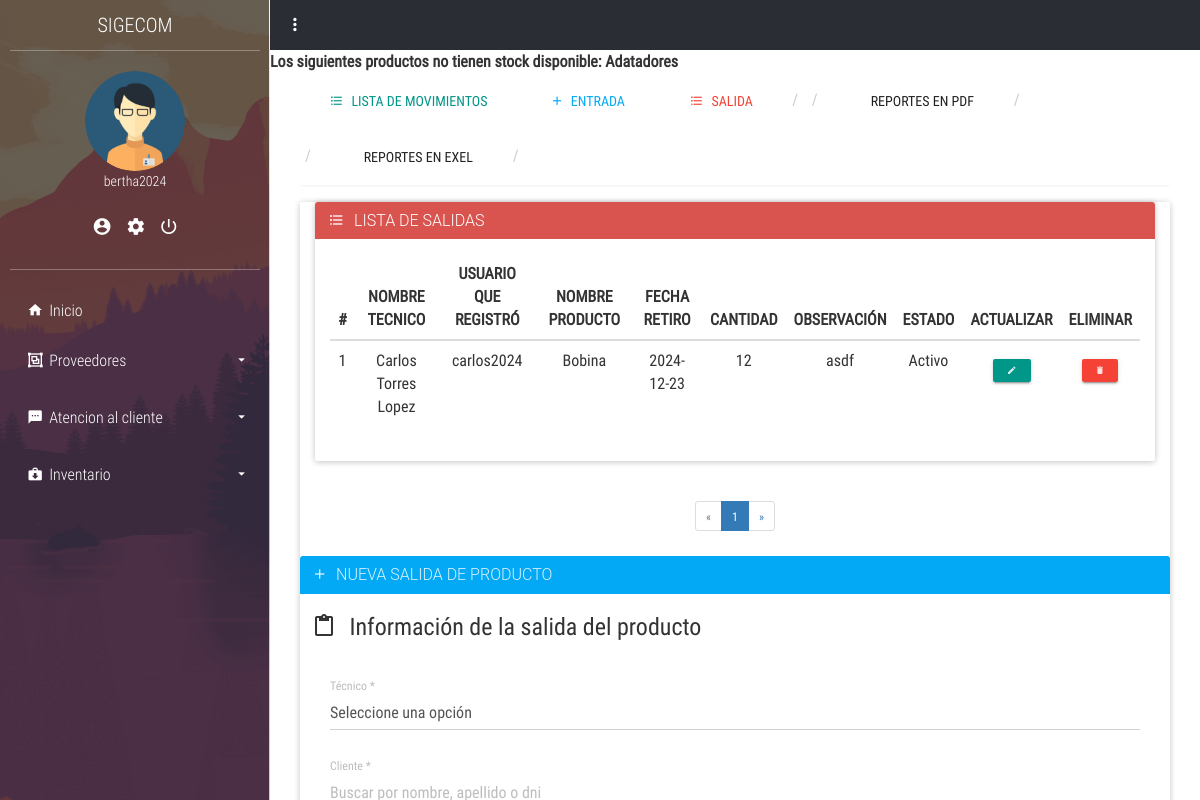
The app's page /inventario/movimientos/salida/index.php (signed in) with its own data.
### tables this page shows
CREATE TABLE IF NOT EXISTS `usuario` (
  `ID_usuario` int NOT NULL AUTO_INCREMENT,
  `id_personal` int DEFAULT NULL,
  `Nombre_usuario` varchar(50) NOT NULL,
  `Correo` varchar(250) DEFAULT NULL,
  `password` varchar(100) NOT NULL,
  `ID_tipousuario` int DEFAULT NULL,
  `Estado` int DEFAULT '1',
  `confirmado` int NOT NULL DEFAULT '0',
  `codigo` varchar(4) DEFAULT NULL,
  `token` int DEFAULT NULL,
  `fecha` timestamp NOT NULL,
  PRIMARY KEY (`ID_usuario`),
  KEY `ID_tipousuario` (`ID_tipousuario`),
  KEY `id_Personal` (`id_personal`)
);

CREATE TABLE IF NOT EXISTS `detalle_tecnico_producto` (
  `Id_det_tecnico_producto` int NOT NULL AUTO_INCREMENT,
  `ID_tecnico` int DEFAULT NULL,
  `ID_producto` int DEFAULT NULL,
  `ID_usuario` int NOT NULL,
  `Fecha_retiro` date NOT NULL,
  `cantidad` int NOT NULL,
  `Observación` varchar(250) DEFAULT NULL,
  `Estado` int DEFAULT '1',
  `id_detall_tecnico_cliente` int DEFAULT NULL,
  `tipo_movimiento` enum('salida','entrada') NOT NULL,
  PRIMARY KEY (`Id_det_tecnico_producto`),
  KEY `ID_tecnico` (`ID_tecnico`),
  KEY `ID_producto` (`ID_producto`),
  KEY `ID_usuario` (`ID_usuario`),
  KEY `id_detall_tecnico_cliente` (`id_detall_tecnico_cliente`)
);

CREATE TABLE IF NOT EXISTS `productos` (
  `id_producto` int NOT NULL AUTO_INCREMENT,
  `nombre` varchar(100) NOT NULL,
  `descripcion` text,
  `id_tipo_producto` int DEFAULT NULL,
  `precio` decimal(10,2) NOT NULL,
  `fecha_registro` timestamp NULL DEFAULT CURRENT_TIMESTAMP,
  `estado` int DEFAULT '1',
  PRIMARY KEY (`id_producto`),
  KEY `id_tipo_producto` (`id_tipo_producto`)
);

### app/config.php (called while the page is built, shortened)
<?php
$URL = "http://localhost/sigecom/";

### layout/sesion.php (called while the page is built, shortened)
<?php
if (isset($_SESSION['sesion_usuario'])) {
    $nombre_usuario_sesion = $_SESSION['sesion_usuario'];
    $sql = "SELECT u.ID_usuario, u.Nombre_usuario, u.ID_tipousuario, tu.Nombre_tipousuario as rol, p.ID_cargo, u.Correo
            FROM usuario as u
            INNER JOIN tipo_usuario as tu ON u.ID_tipousuario = tu.ID_tipousuario
            INNER JOIN personal as p ON u.id_personal = p.ID_personal
            WHERE Nombre_usuario = :nombre_usuario_sesion";
    $query = $pdo->prepare($sql);
    $query->execute(['nombre_usuario_sesion' => $nombre_usuario_sesion]);
    $usuarios = $query->fetchAll(PDO::FETCH_ASSOC);
    foreach ($usuarios as $usuario) {
        $nombres_sesion = $usuario['Nombre_usuario'];
        $rol_sesion = $usuario['rol'];
    }
} else {
    echo "no existe sesion";
    header('Location: ' . $URL . '/login');
}

### inventario/movimientos/salida/index.php (the view, shortened to what this page needs)
<?php
include ('../../../app/config.php');
include ('../../../layout/sesion.php');
include ('../../../layout/parte1.php');
?>
<?php
                            $query = "SELECT p.nombre,
                                      COALESCE((SELECT SUM(dpp.cantidad) FROM detalle_producto_proveedor dpp WHERE dpp.ID_producto = p.id_producto), 0) +
                                      COALESCE((SELECT SUM(dtp.cantidad) FROM detalle_tecnico_producto dtp WHERE dtp.ID_producto = p.id_producto AND dtp.tipo_movimiento = 'Entrada'), 0) -
                                      COALESCE((SELECT SUM(dtp.cantidad) FROM detalle_tecnico_producto dtp WHERE dtp.ID_producto = p.id_producto AND dtp.tipo_movimiento = 'Salida'), 0) AS stock
                                      FROM productos p
                                      GROUP BY p.id_producto";
                            $stmt = $pdo->query($query);
                            $productosSinStock = [];
                            while ($row = $stmt->fetch(PDO::FETCH_ASSOC)) {
                                if ($row['stock'] == 0) {
                                    $productosSinStock[] = htmlspecialchars($row['nombre']);
                                }
                            }
                            if (count($productosSinStock) > 0) {
                                echo "<tr>
                                    <td colspan='2' class='text-danger' style='text-align: center'><strong>Los siguientes productos no tienen stock disponible: " . implode(', ', $productosSinStock) . "</strong></td>
                                </tr>";
                            }
                            ?>
<div class="container-fluid">
    <?php include ('../layout/parte1.php');?>
    <div class="panel panel-info">
	<div><?php include ('lista.php'); ?></div>
        <div class="panel-heading">
            <h3 class="panel-title"><i class="zmdi zmdi-plus"></i> &nbsp; NUEVA SALIDA DE PRODUCTO</h3>
        </div>
        <div class="panel-body">
        <form id = "nuevaSalidaProductoForm">
    <fieldset>
        <legend><i class="zmdi zmdi-assignment-o"></i> &nbsp; Información de la salida del producto</legend>
        <div class="container-fluid">
                <div class="row">
                        <div class="col-xs-12">
                            <div class="form-group label-floating">
                                <label class="control-label">Técnico *</label>
                                <select class="form-control" name="tecnico-reg" id="listaTecnicos" required title="Seleccione un técnico." onchange="filtrarClientesPorTecnico(this.value)">
                                    <option value="">Seleccione una opción</option>
                                </select>
                            </div>
                        </div>
                        <div class="col-xs-12 col-sm-6">
                            <div class="form-group label-floating">
                                <label class="control-label">Cliente *</label>
                                <input type="text" class="form-control" id="buscarCliente" onkeyup="buscarClientes(this.value)" placeholder="Buscar por nombre, apellido o dni">
                            </div>
                        </div>
                    </div>
                </div>
            </fieldset>
            </div>
        </div>

### layout/parte1.php (shortened to what this page needs)
<!DOCTYPE html>
<html lang="es">
<head>
	<link rel="stylesheet" href="<?php echo $URL; ?>/plant/css/main.css">
</head>
<body>
	<section class="full-box cover dashboard-sideBar">
		<div class="full-box dashboard-sideBar-ct">
			<div class="full-box text-uppercase text-center text-titles dashboard-sideBar-title">
				SIGECOM <i class="zmdi zmdi-close btn-menu-dashboard visible-xs"></i>
			</div>
			<div class="full-box dashboard-sideBar-UserInfo">
				<figure class="full-box">
					<img src="<?php echo $URL; ?>/plant/assets/avatars/AdminMaleAvatar.png" alt="UserIcon">
					<figcaption class="text-center text-titles"><?php echo $nombres_sesion; ?></figcaption>
				</figure>
				<ul class="full-box list-unstyled text-center">
					<li>
						<a href="<?php echo $URL; ?>/my_data" title="Mis datos">
							<i class="zmdi zmdi-account-circle"></i>
						</a>
					</li>
					<li>
						<a href="<?php echo $URL; ?>/my_account" title="Mi cuenta">
							<i class="zmdi zmdi-settings"></i>
						</a>
					</li>
					<li>
    <a href="#" title="Cerrar Sesión" onclick="confirmacionCerrarSesion(event)">
        <i class="zmdi zmdi-power"></i>
    </a>
</li>
				</ul>
			</div>
			<ul class="list-unstyled full-box dashboard-sideBar-Menu">
				<li>
					<a href="<?php echo $URL; ?>/home.php">
						<i class="zmdi zmdi-home zmdi-hc-fw"></i> Inicio
					</a>
				</li>
				<?php if ($rol_sesion !== "tecnico"): ?>
				<li>
					<a href="#!" class="btn-sideBar-SubMenu">
						<i class="zmdi zmdi-group zmdi-hc-fw"></i> Proveedores <i class="zmdi zmdi-caret-down pull-right"></i>
					</a>
					<ul class="list-unstyled full-box">
					</ul>
				</li>
<?php endif; ?>
				<?php if ($rol_sesion !== "tecnico"): ?>
				<li>
					<a href="#!" class="btn-sideBar-SubMenu">
						<i class="zmdi zmdi-comment-more zmdi-hc-fw"></i> Atencion al cliente<i class="zmdi zmdi-caret-down pull-right"></i>
					</a>
					<ul class="list-unstyled full-box">
					</ul>
				</li>
				<?php endif; ?>
				<?php if ($rol_sesion !== "tecnico"): ?>
				<li>
					<a href="#!" class="btn-sideBar-SubMenu">
						<i class="zmdi zmdi-case-download zmdi-hc-fw"></i> Inventario <i class="zmdi zmdi-caret-down pull-right"></i>
					</a>
					<ul class="list-unstyled full-box">
					</ul>
				</li>
				<?php endif; ?>
			</ul>
		</div>
	</section>
	<section class="full-box dashboard-contentPage">
		<nav class="full-box dashboard-Navbar">
			<ul class="full-box list-unstyled text-right">
				<li class="pull-left">
					<a href="#!" class="btn-menu-dashboard"><i class="zmdi zmdi-more-vert"></i></a>
				</li>
			</ul>
		</nav>
</body>
</html>

### inventario/movimientos/salida/lista.php (shortened to what this page needs)
<div class="container-fluid">
		<div class="panel panel-success">
			<div class="panel-heading" style="background-color: #d9534f; color: #fff;">
				<h3 class="panel-title"><i class="zmdi zmdi-format-list-bulleted"></i> &nbsp; LISTA DE SALIDAS</h3>
			</div>
			<div class="panel-body">
				<div class="table-responsive">
					<table class="table table-hover text-center">
						<thead>
							<tr>
								<th class="text-center">#</th>
								<th class="text-center">NOMBRE TECNICO</th>
								<th class="text-center">USUARIO QUE REGISTRÓ</th>
								<th class="text-center">NOMBRE PRODUCTO</th>
								<th class="text-center">FECHA RETIRO</th>
								<th class="text-center">CANTIDAD</th>
								<th class="text-center">OBSERVACIÓN</th>
								<th class="text-center">ESTADO</th>
								<th class="text-center">ACTUALIZAR</th>
								<th class="text-center">ELIMINAR</th>
							</tr>
						</thead>
						<tbody>
							<?php
								$limit = 5;
								$page = (isset($_GET['page'])) ? $_GET['page'] : 1;
								$offset = ($page - 1) * $limit;
								$query = "
								SELECT
									dtp.Id_det_tecnico_producto,
									CONCAT(p.Nombre, ' ', p.Apellido_paterno, ' ', p.Apellido_materno) AS tecnico,
									dp.Nombre AS Nom_producto,
									dtp.Fecha_retiro,
									dtp.cantidad,
									dtp.Observación,
									dtp.Estado,
									u.Nombre_usuario
								FROM
									detalle_tecnico_producto dtp
								INNER JOIN tecnico t ON dtp.ID_tecnico = t.ID_tecnico
								INNER JOIN personal p ON t.id_personal = p.ID_personal
								INNER JOIN productos dp ON dtp.ID_producto = dp.id_producto
								INNER JOIN usuario u ON dtp.ID_usuario = u.ID_usuario
								ORDER BY
									dtp.Id_det_tecnico_producto DESC
								LIMIT $limit OFFSET $offset
								";
								$stmt = $pdo->prepare($query);
								$stmt->execute();
								while ($row = $stmt->fetch(PDO::FETCH_ASSOC)): ?>
								<tr>
									<td><?php echo htmlspecialchars($contador = $offset + 1); ?></td>
									<td><?php echo htmlspecialchars($row['tecnico']); ?></td>
									<td><?php echo htmlspecialchars($row['Nombre_usuario']); ?></td>
									<td><?php echo htmlspecialchars($row['Nom_producto']); ?></td>
									<td><?php echo htmlspecialchars($row['Fecha_retiro']); ?></td>
									<td><?php echo htmlspecialchars($row['cantidad']); ?></td>
									<td><?php echo htmlspecialchars($row['Observación']); ?></td>
									<td>
										<?php echo htmlspecialchars($row['Estado'] ? 'Activo' : 'Inactivo'); ?>
									</td>
										<td>
											<button type="button" class="btn btn-primary btn-raised btn-xs" onclick="window.location.href = 'editar.php?Id_det_tecnico_producto=<?php echo $row['Id_det_tecnico_producto']; ?>'">
												<i class="zmdi zmdi-edit"></i>
											</button>
										</td>
										<td>
											<button type="button" class="btn btn-danger btn-raised btn-xs" onclick="deleteSalidaUnique(<?php echo htmlspecialchars($row['Id_det_tecnico_producto']); ?>);">
												<i class="zmdi zmdi-delete"></i>
											</button>
										</td>
									</tr>
								<?php endwhile; ?>
						</tbody>
					</table>
				</div>
			</div>
		</div>
	</div>
    <nav class="text-center">
					<ul class="pagination pagination-sm">
						<li class="disabled"><a href="javascript:void(0)">«</a></li>
						<?php
							$query = "SELECT COUNT(*) as total FROM detalle_tecnico_producto";
							$stmt = $pdo->query($query);
							$total = $stmt->fetchColumn();
							$pages = ceil($total / $limit);
							for ($i = 1; $i <= $pages; $i++) {
								$active = ($i == $page) ? 'active' : '';
								                                echo '<li class="' . $active . '"><a href="' . $URL . '/inventario/movimientos/salida/index.php?page=' . $i . '">' . $i . '</a></li>';
							}
						?>
						<li><a href="javascript:void(0)">»</a></li>
					</ul>
	</nav>

### plant/css/main.css (style rules this page uses)
body, html { background-color: #fff; width: 100%; height: 100%; margin: 0; padding: 0; position: relative; font-size: 16px; font-family: 'RobotoCondensed'; overflow: hidden; }
.full-box { margin: 0; padding: 0; width: 100%; box-sizing: border-box; }
.cover { background: 50% 50% no-repeat; background-size: cover; }
.text-titles { font-family: 'RobotoCondensedLight' }
.dashboard-sideBar, .dashboard-contentPage { position: absolute; top: 0; height: 100%; transition: all .3s ease-in-out; }
.dashboard-sideBar, .dashboard-sideBar-ct { width: 270px; }
.dashboard-sideBar { left: 0; z-index: 2; background-image: url('../assets/img/sideBar.png'); border-right: 1px solid rgba(255, 255, 255, .7); overflow: hidden; }
.dashboard-sideBar-ct { position: relative; height: 100%; background-color: rgba(42, 45, 52, 0.7); padding: 0 10px; padding-bottom: 30px; }
.dashboard-sideBar-title, .dashboard-sideBar-title > i { height: 50px; line-height: 50px; color: #fff; font-size: 20px; }
.dashboard-sideBar-title { position: relative; }
.dashboard-sideBar-UserInfo { border-top: 1px solid rgba(255, 255, 255, .3); border-bottom: 1px solid rgba(255, 255, 255, .3); color: #fff; font-size: 14px; padding: 20px 0; }
.dashboard-sideBar-UserInfo figure img { width: 100px; height: 100px; border-radius: 100%; display: block; margin: 0 auto; }
.dashboard-sideBar-UserInfo ul { margin-top: 15px; }
.dashboard-sideBar-UserInfo ul > li, .dashboard-sideBar-UserInfo ul > li > a { display: inline-block; color: #fff; }
.dashboard-sideBar-UserInfo ul > li > a { outline: none; font-size: 20px; padding: 7px; transition: all .3s ease-in-out; }
.dashboard-sideBar-Menu { padding-top: 15px; }
.dashboard-sideBar-Menu > li, .dashboard-sideBar-Menu > li > a, .dashboard-sideBar-Menu > li > ul > li, .dashboard-sideBar-Menu > li > ul > li > a { line-height: 50px; font-family: "RobotoCondensedLight"; display: block; color: #fff; text-decoration: none; border-radius: 4px; transition: all .3s ease-in-out; position: relative; }
.dashboard-sideBar-Menu > li > a > i.zmdi-caret-down { line-height: 50px; transition: all .3s ease-in-out; }
.dashboard-sideBar-Menu > li > a { padding: 0 15px; box-sizing: border-box; height: 50px; outline: none; }
.dashboard-sideBar-Menu > li > ul { position: relative; padding-top: 7px; height: 0; overflow: hidden; }
.dashboard-contentPage { right: 0; z-index: 1; padding-left: 270px; }
.dashboard-Navbar, .dashboard-Navbar > ul, .dashboard-Navbar > ul >li, .dashboard-Navbar > ul > li > a { height: 50px; line-height: 50px; }
.dashboard-Navbar > ul > li > a { outline: none; }
.dashboard-Navbar { background-color: #2A2D34; overflow: hidden; }
.dashboard-Navbar > ul >li, .dashboard-Navbar > ul > li > a { display: inline-block; width: 50px; text-align: center; color: #fff; margin: 0; padding: 0; font-size: 20px; transition: all .3s ease-in-out; position: relative; }

### records on screen
usuario: Nombre_usuario "bertha2024"
detalle_tecnico_producto: tecnico "Carlos Torres Lopez", ID_usuario.Nombre_usuario "carlos2024", ID_producto.nombre "Bobina", Fecha_retiro "2024-12-23", cantidad "12", Observación "asdf", Estado "Activo"

### other values on screen
implode(', ', $productosSinStock) "Adatadores"
